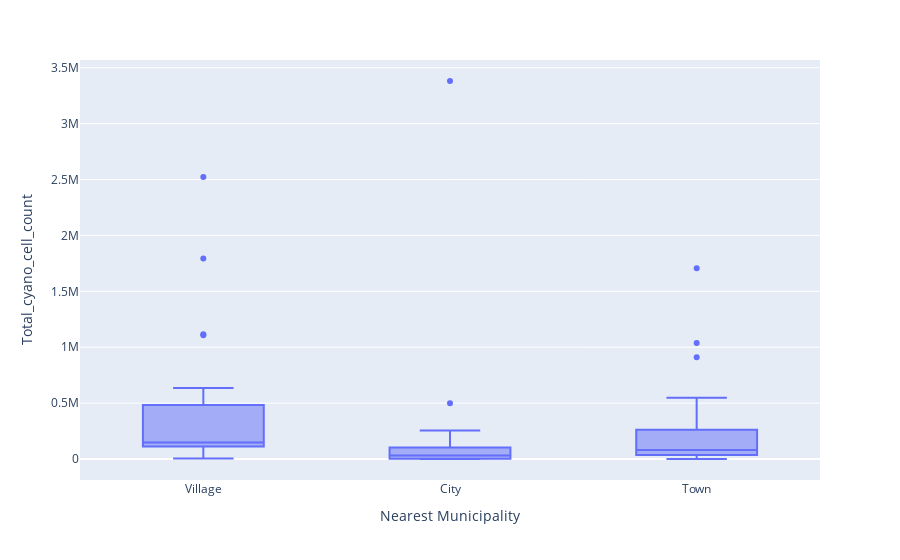

Write notebook code for a chart like this one.
### Code cell
# Combine the datasets for the distances with the mean cyanobacterial counts for each lake

dfCountVsDist = avgCellCounts[['Waterbody_name', 'Total_cyano_cell_count']].merge(nearestCityDist, how='outer', on = 'Waterbody_name').merge(nearestTownDist, how='outer', on = 'Waterbody_name').merge(nearestVillageDist, how='outer', on = 'Waterbody_name')
display(dfCountVsDist)
dfCountVsNearest = dfCountVsDist.drop(columns = ['City', 'Town', 'Village']).rename(columns = {'CityDistance':'City',
                                                                                              'TownDistance': 'Town',
                                                                                              'VillageDistance': 'Village'})
display(dfCountVsNearest.sort_values('Total_cyano_cell_count')[40:])
dfCountVsNearest = dfCountVsNearest.melt(id_vars = ['Waterbody_name', 'Total_cyano_cell_count'], var_name = 'NearestMunicipality', value_name='Distance')
dfCountVsNearest = dfCountVsNearest.loc[dfCountVsNearest.groupby('Waterbody_name')['Distance'].idxmin()]
display(dfCountVsNearest)

fig = px.box(dfCountVsNearest, x='NearestMunicipality', y ='Total_cyano_cell_count',
            hover_data=dfCountVsNearest.columns,
            labels = {
                'NearestMunicipality': 'Nearest Municipality'
            })

fig.show()

# Identify outliers
outliers = ['Acadia Valley Reservoir', 'Beaver Lake', 'Skeleton Lake', 
            'Steele (Cross) Lake', 'Devil\'s Lake (Matchayaw Lake)', 
            'Milk River Ridge Reservoir', 'Half Moon Lake', 'Bullshead Reservoir']

### Figure 1 — Plotly figure (JSON) as saved in the notebook; plotly's stock layout.template omitted (floating-point values rounded to 4 significant figures; data arrays with more than 128 entries replaced by an {"elided": "..."} marker saying what was removed)
{"data": [{"alignmentgroup": "True", "customdata": {"elided": "97x2 mixed values"}, "hovertemplate": "Nearest Municipality=%{x}<br>Total_cyano_cell_count=%{y}<br>Waterbody_name=%{customdata[0]}<br>Distance=%{customdata[1]}<extra></extra>", "legendgroup": "", "marker": {"color": "#636efa"}, "name": "", "notched": false, "offsetgroup": "", "orientation": "v", "showlegend": false, "type": "box", "x": ["Village", "City", "Village", "Town", "Village", "City", "Village", "Village", "Village", "City", "Town", "City", "Town", "Village", "City", "Town", "Village", "Town", "Town", "City", "City", "Town", "Town", "Town", "Town", "Village", "Village", "Village", "Town", "Village", "Town", "Town", "City", "Village", "Town", "City", "Town", "Village", "Town", "Town", "Town", "Village", "Town", "Town", "Village", "Town", "Town", "Village", "Town", "Town", "Village", "Village", "City", "City", "Town", "Village", "Town", "Village", "Town", "Town", "Town", "Village", "Village", "Town", "Town", "Village", "Town", "City", "Village", "Town", "Town", "Town", "Town", "Town", "Town", "Village", "City", "City", "City", "Village", "Town", "Town", "City", "Village", "Town", "City", "Town", "Town", "Town", "Town", "Town", "Town", "Village", "Village", "Village", "Town", "Town"], "x0": " ", "xaxis": "x", "y": [2523260, 4722.0, 144600.0, 169600.0, 86664, 31140.0, 1793582, 1107953, 560200.0, 3034.0, 196300, 3381348, 52450.0, 21780.0, 518.5, 413978, 63865, 42287, 77360.0, 49990.0, 0, 1037000.0, 373000.0, 4752.0, 58139, 124900.0, 306569, 14380.0, 26995, 386200.0, 247800.0, 224100.0, 497600.0, 146600.0, 476521, 43355, 68600.0, 90880.0, 29810.0, 5092, 73430.0, 229700.0, 15460.0, 180300.0, 130100.0, 212947, 0, 126900.0, 251600.0, 173945, 634651, 121800.0, 43350.0, 31180.0, 289451, 575700.0, 5928, 128700.0, 0, 51160.0, 910800.0, 159900.0, 132600.0, 29004, 56360.0, 108800.0, 294270, 218451, 196800.0, 6454.0, 46870.0, 44640.0, 137610, 292700.0, 37990.0, 174000.0, 65800.0, 255053, 4760.0, 251900.0, 24540.0, 75101, 0, 1116000.0, 372000.0, 3234, 5858.0, 1707000.0, 547600.0, 107100.0, 161000.0, 346700.0, 4183.0, 91640.0, 514400.0, 237800.0, 81320.0], "y0": " ", "yaxis": "y"}], "layout": {"boxmode": "group", "legend": {"tracegroupgap": 0}, "margin": {"t": 60}, "xaxis": {"anchor": "y", "domain": [0, 1], "title": {"text": "Nearest Municipality"}}, "yaxis": {"anchor": "x", "domain": [0, 1], "title": {"text": "Total_cyano_cell_count"}}}}
